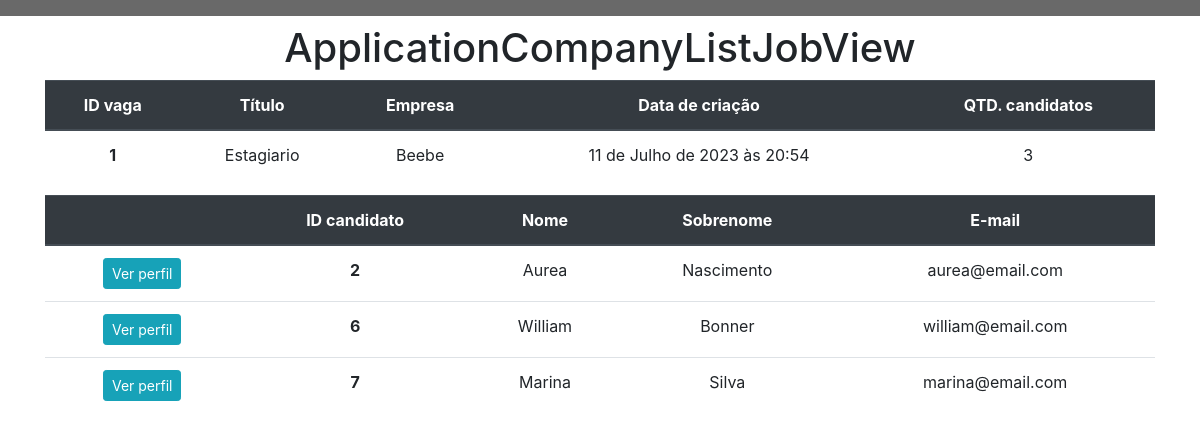
Page /company/list-jobs-company/1/ on the committed database.
### app_company/models.py (models this page shows, shortened)
class Jobs(models.Model):
    company = models.CharField(
        max_length=255, null=False, verbose_name='Empresa contratante')
    title = models.CharField(max_length=255, null=False,
                             verbose_name='Título da vaga')
    requirements = models.ManyToManyField(
        Requirements, verbose_name='Requisitos')
    minimum_schooling = models.CharField(
        max_length=45, null=True, choices=MINIMUM_SCHOOLING_CHOICES,
        verbose_name='Escolaridade')
    salary_range = models.CharField(
        max_length=45, null=False, choices=SALARY_CHOICES,
        verbose_name='Faixa salarial')
    description = models.TextField(
        null=False, max_length=255, verbose_name='Descrição da vaga')
    created_at = models.DateTimeField(auto_now_add=True, blank=True)
    updated_at = models.DateTimeField(auto_now=True, blank=True)
    is_active = models.BooleanField(default=True)

### app_company/service_candidate.py (the view)
class ApplicationCompanyListJobView(ListView):
    model = Application
    template_name = 'job_filter.html'
    context_object_name = 'application_company_list'
    queryset = Application.objects.all()
    def get_context_data(self, **kwargs):
        context = super().get_context_data(**kwargs)
        job = get_object_or_404(Jobs, pk=self.kwargs['pk'])
        context['job'] = job
        context['num_candidates'] = Application.objects.filter(job=job).count()
        job_ids = [job.id]
        candidate_ids = Application.objects.filter(
            job_id__in=job_ids).values_list('candidate_id', flat=True).distinct()
        context['candidates'] = User.objects.filter(id__in=candidate_ids)
        return context

### app_company/templates/job_filter.html (shortened to what this page needs)
<!DOCTYPE html>
<html lang="pt-br">
<head>
  <link rel="stylesheet" href="https://cdn.jsdelivr.net/npm/bootstrap@4.6.2/dist/css/bootstrap.min.css"
>
</head>
<body>
  {% include 'partials/_nav.html' %}
  <div class="container-sm text-center">
    <h1>ApplicationCompanyListJobView</h1>
    <div class="row-sm">
      <table class="table">
        <thead class="thead-dark">
          <tr>
            <th scope="col">ID vaga</th>
            <th scope="col">Título</th>
            <th scope="col">Empresa</th>
            <th scope="col">Data de criação</th>
            <th scope="col">QTD. candidatos</th>
          </tr>
        </thead>
        <tbody>
          <tr>
            <th scope="row">{{ job.id }}</th>
            <td>{{ job.title }}</td>
            <td>{{ job.company }}</td>
            <td>{{ job.created_at }}</td>
            <td>{{ num_candidates }}</td>
          </tr>
        </tbody>
      </table>
    </div>
      <div class="row-sm">
        <table class="table">
          <thead class="thead-dark">
            <tr>
              <th scope="col"></th>
              <th scope="col">ID candidato</th>
              <th scope="col">Nome</th>
              <th scope="col">Sobrenome</th>
              <th scope="col">E-mail</th>
            </tr>
          </thead>
          <tbody>
            {% for candidate in candidates %}
            <tr>
              <th scope="row"><a href="{% url 'app_company:candidate_detail' candidate.id %}" class="btn btn-info btn-sm">Ver perfil</a></th>
              <th scope="row">{{ candidate.id }}</th>
              <td>{{ candidate.first_name }}</td>
              <td>{{ candidate.last_name }}</td>
              <td>{{ candidate.email }}</td>
            </tr>
            {% endfor %}
          </tbody>
        </table>
      </div>
  </div>
</body>
</html>

### rows in the picture
Jobs: id "1", title "Estagiario", company "Beebe", created_at "11 de Julho de 2023 às 20:54"

### other values in the picture
{{ num_candidates }} "3"
{{ candidate.id }} "2"
{{ candidate.first_name }} "Aurea"
{{ candidate.last_name }} "Nascimento"
{{ candidate.email }} "aurea@email.com"
{{ candidate.id }} "6"
{{ candidate.first_name }} "William"
{{ candidate.last_name }} "Bonner"
{{ candidate.email }} "william@email.com"
{{ candidate.id }} "7"
{{ candidate.first_name }} "Marina"
{{ candidate.last_name }} "Silva"
{{ candidate.email }} "marina@email.com"
